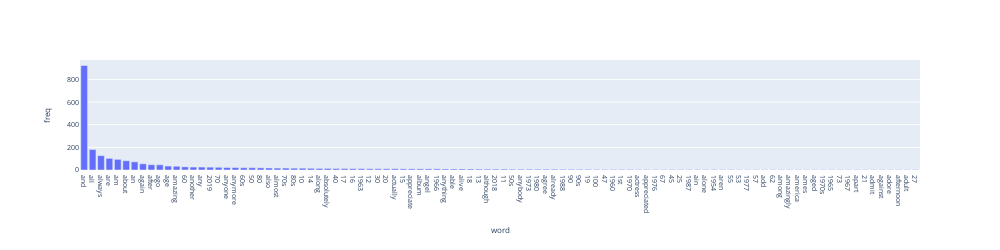

The code cell stored with this chart in its notebook:
### Code cell
term_frequencies_df.sort_values(by='freq', ascending=False, inplace=True) #sort by frequencies

fig = px.bar(term_frequencies_df[:100],x="word",y="freq") #plot the first 100 terms
fig.update_layout(width=1000,height=250,font_size = 7)
fig.show()

### Figure 1 — Plotly figure (JSON) as saved in the notebook; plotly's stock layout.template omitted (floating-point values rounded to 4 significant figures)
{"data": [{"alignmentgroup": "True", "hovertemplate": "word=%{x}<br>freq=%{y}<extra></extra>", "legendgroup": "", "marker": {"color": "#636efa", "pattern": {"shape": ""}}, "name": "", "offsetgroup": "", "orientation": "v", "showlegend": false, "textposition": "auto", "type": "bar", "x": ["and", "all", "always", "are", "am", "about", "an", "again", "after", "ago", "age", "amazing", "60", "another", "any", "2019", "70", "anyone", "anymore", "60s", "50", "80", "also", "almost", "70s", "80s", "10", "14", "along", "absolutely", "40", "17", "16", "1963", "12", "30", "20", "actually", "15", "appreciate", "album", "angel", "1966", "anything", "able", "alive", "18", "13", "although", "2018", "11", "50s", "anybody", "1973", "1980", "agree", "already", "1988", "90", "90s", "19", "100", "47", "1960", "1st", "1970", "actress", "appreciated", "1976", "67", "45", "25", "1987", "ain", "alone", "1954", "aren", "55", "53", "1977", "57", "add", "62", "among", "amazingly", "america", "ames", "aged", "1970s", "1965", "73", "1967", "apart", "21", "admit", "against", "adore", "afternoon", "adult", "27"], "xaxis": "x", "y": [923, 181, 127, 103, 94, 82, 72, 55, 47, 46, 35, 33, 28, 26, 26, 25, 24, 22, 22, 20, 20, 19, 18, 17, 17, 16, 16, 15, 14, 14, 13, 13, 12, 12, 11, 11, 11, 11, 10, 10, 10, 10, 10, 9, 9, 9, 9, 8, 8, 8, 8, 7, 7, 7, 7, 7, 7, 6, 6, 6, 6, 5, 5, 5, 5, 5, 4, 4, 4, 4, 4, 4, 4, 4, 4, 4, 4, 4, 3, 3, 3, 3, 3, 3, 3, 3, 3, 3, 3, 3, 3, 3, 3, 3, 3, 3, 3, 3, 3, 3], "yaxis": "y"}], "layout": {"barmode": "relative", "font": {"size": 7}, "height": 250, "legend": {"tracegroupgap": 0}, "margin": {"t": 60}, "width": 1000, "xaxis": {"anchor": "y", "domain": [0, 1], "title": {"text": "word"}}, "yaxis": {"anchor": "x", "domain": [0, 1], "title": {"text": "freq"}}}}
